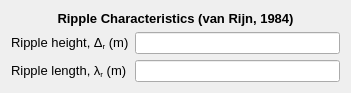
           <widget class="QWidget" name="formLayoutWidget_3">
            <property name="geometry">
             <rect>
              <x>20</x>
              <y>630</y>
              <width>351</width>
              <height>81</height>
             </rect>
            </property>
            <layout class="QFormLayout" name="formLayout_4">
             <item row="1" column="0">
              <widget class="QLabel" name="rippleHeight_lbl">
               <property name="font">
                <font>
                 <family>MS Shell Dlg 2</family>
                 <pointsize>10</pointsize>
                </font>
               </property>
               <property name="text">
                <string>&lt;html&gt;&lt;head/&gt;&lt;body&gt;&lt;p&gt;Ripple height, Δ&lt;span style=&quot; vertical-align:sub;&quot;&gt;r&lt;/span&gt; (m)&lt;/p&gt;&lt;/body&gt;&lt;/html&gt;</string>
               </property>
              </widget>
             </item>
             <item row="1" column="1">
              <widget class="QLineEdit" name="rippleHeight_txt">
               <property name="readOnly">
                <bool>true</bool>
               </property>
              </widget>
             </item>
             <item row="2" column="0">
              <widget class="QLabel" name="rippleLength_lbl">
               <property name="font">
                <font>
                 <family>MS Shell Dlg 2</family>
                 <pointsize>10</pointsize>
                </font>
               </property>
               <property name="text">
                <string>&lt;html&gt;&lt;head/&gt;&lt;body&gt;&lt;p&gt;Ripple length, λ&lt;span style=&quot; vertical-align:sub;&quot;&gt;r&lt;/span&gt; (m)&lt;/p&gt;&lt;/body&gt;&lt;/html&gt;</string>
               </property>
              </widget>
             </item>
             <item row="2" column="1">
              <widget class="QLineEdit" name="rippleLength_txt">
               <property name="readOnly">
                <bool>true</bool>
               </property>
              </widget>
             </item>
             <item row="0" column="0" colspan="2">
              <widget class="QLabel" name="rippleCharacteristics_lbl">
               <property name="font">
                <font>
                 <family>MS Shell Dlg 2</family>
                 <pointsize>10</pointsize>
                 <weight>75</weight>
                 <bold>true</bold>
                </font>
               </property>
               <property name="text">
                <string>&lt;html&gt;&lt;head/&gt;&lt;body&gt;&lt;p align=&quot;center&quot;&gt;Ripple Characteristics (van Rijn, 1984)&lt;/p&gt;&lt;/body&gt;&lt;/html&gt;</string>
               </property>
              </widget>
             </item>
            </layout>
           </widget>
